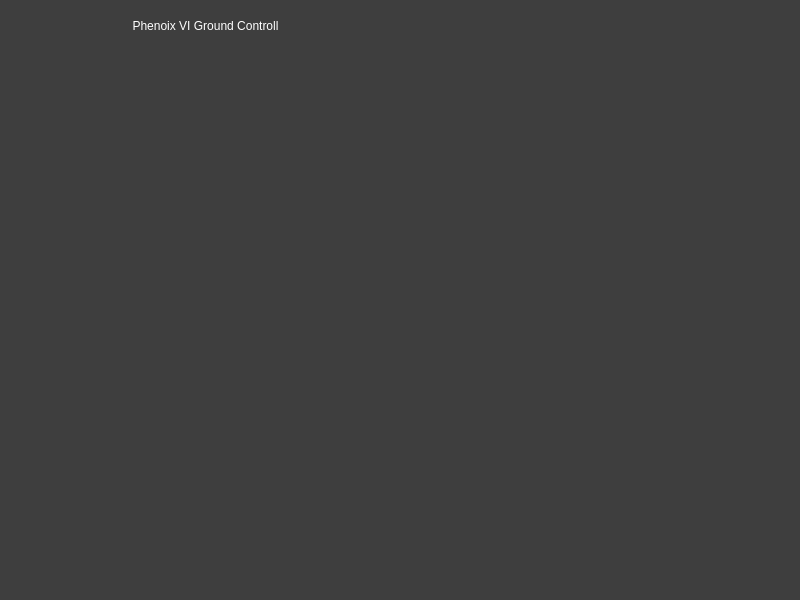
<?xml version="1.0" encoding="UTF-8"?>
<ui version="4.0">
 <class>MainWindow</class>
 <widget class="QMainWindow" name="MainWindow">
  <property name="geometry">
   <rect>
    <x>0</x>
    <y>0</y>
    <width>800</width>
    <height>600</height>
   </rect>
  </property>
  <property name="windowTitle">
   <string>MainWindow</string>
  </property>
  <property name="styleSheet">
   <string notr="true">background-color: rgb(62, 62, 62);</string>
  </property>
  <widget class="QWidget" name="centralwidget">
   <widget class="QLabel" name="label">
    <property name="geometry">
     <rect>
      <x>10</x>
      <y>10</y>
      <width>391</width>
      <height>31</height>
     </rect>
    </property>
    <property name="styleSheet">
     <string notr="true">font: 26pt &quot;Calibri&quot;;
color: rgb(255, 255, 255);</string>
    </property>
    <property name="text">
     <string>Phenoix VI Ground Controll</string>
    </property>
    <property name="alignment">
     <set>Qt::AlignCenter</set>
    </property>
   </widget>
   <widget class="PlotWidget" name="p1" native="true">
    <property name="geometry">
     <rect>
      <x>180</x>
      <y>160</y>
      <width>461</width>
      <height>231</height>
     </rect>
    </property>
   </widget>
  </widget>
  <widget class="QMenuBar" name="menubar">
   <property name="geometry">
    <rect>
     <x>0</x>
     <y>0</y>
     <width>800</width>
     <height>22</height>
    </rect>
   </property>
  </widget>
  <widget class="QStatusBar" name="statusbar"/>
 </widget>
 <customwidgets>
  <customwidget>
   <class>PlotWidget</class>
   <extends>QWidget</extends>
   <header location="global">pyqtgraph</header>
   <container>1</container>
  </customwidget>
 </customwidgets>
 <resources/>
 <connections/>
</ui>
